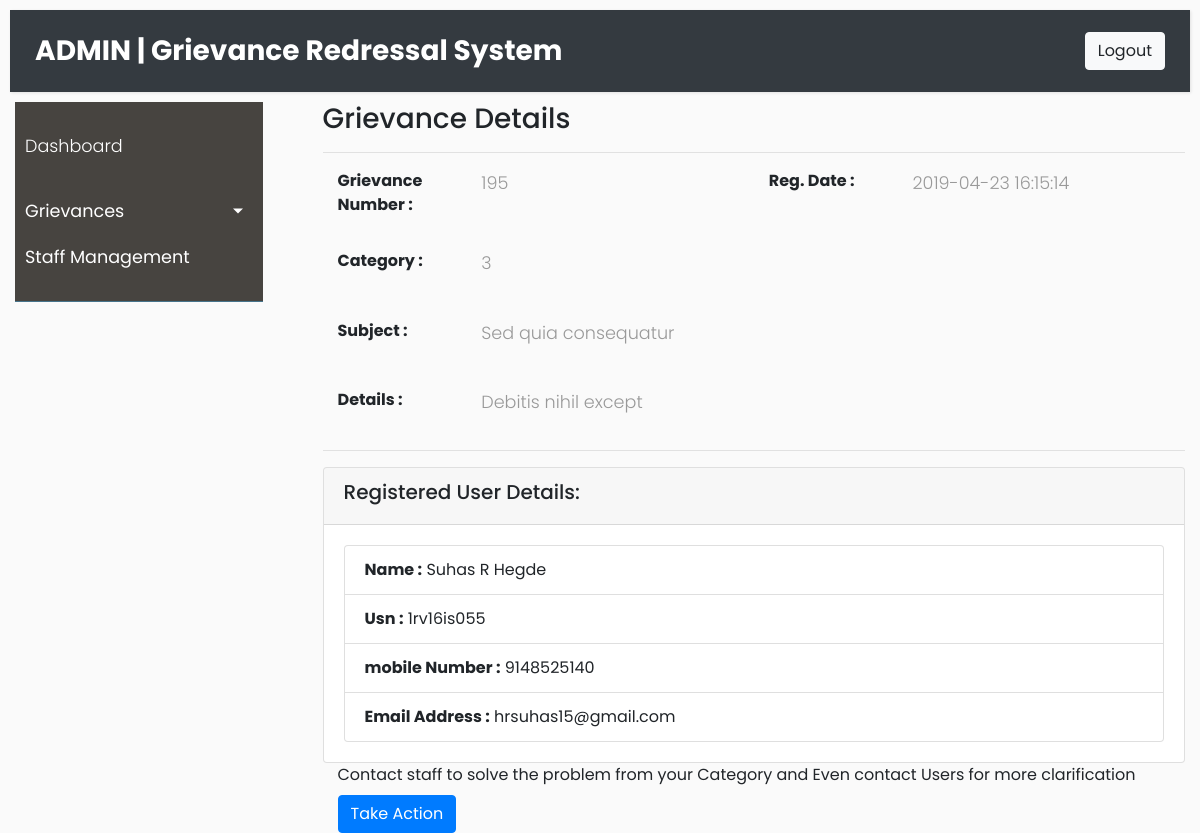
The app's page /grs/categoryAdmin/openGrievanceDetails.php?id=195 (signed in) with its own data.
### tables this page shows
CREATE TABLE `GRIEVANCE` (
  `grievanceId` int(10) NOT NULL,
  `usn` varchar(10) NOT NULL,
  `adminId` int(10) NOT NULL,
  `subject` mediumtext NOT NULL,
  `details` longtext NOT NULL,
  `status` varchar(15) NOT NULL DEFAULT 'Open',
  `regDate` timestamp NOT NULL DEFAULT CURRENT_TIMESTAMP
);

CREATE TABLE `USER` (
  `usn` varchar(10) NOT NULL,
  `name` varchar(200) NOT NULL,
  `mobile` bigint(10) NOT NULL,
  `email` varchar(200) NOT NULL,
  `password` varchar(250) NOT NULL
);

### grs/models/grievance.php (called while the page is built, shortened)
<?php
  class Grievance
  {
    public $conn;
    public $grievanceId;
    public $status;
    public function __construct($db)
    {
      $this->conn = $db;
    }
             public function getGrievanceUserAdmin()
             {
               $query = "SELECT * FROM USER,GRIEVANCE
                         WHERE status=? and GRIEVANCE.grievanceId=? and GRIEVANCE.usn = USER.usn";
               $stmt = $this->conn->prepare($query);
               $stmt->bindParam(1, $this->status);
               $stmt->bindParam(2, $this->grievanceId);
               $stmt->execute();
               return $stmt;
              }
  }
  ?>

### grs/categoryAdmin/openGrievanceDetails.php (the view, shortened to what this page needs)
<?php
include_once '../models/grievance.php';
$database = new Database();
$db = $database->connect();
$gre = new Grievance($db);
$gre->grievanceId=$_GET['id'];
$gre->status="open";
$stmt=$gre->getGrievanceUserAdmin();
$row = $stmt->fetch(PDO::FETCH_ASSOC);
?>
<!doctype html>
<html lang="en">
<head>
    <link rel="stylesheet" href="https://stackpath.bootstrapcdn.com/bootstrap/4.3.1/css/bootstrap.min.css">
    <link rel="stylesheet" href="include/side.css">
</head>
<body>
      <div class=""><nav class="navbar navbar-expand-sm bg-dark navbar-dark " style="margin:10px;" inc="include/header.html"></nav></div>
      <div class="row">
          <div class="col-sm-3">
              <div class="container-fluid" inc="include/sidebar.html"></div>
          </div>
          <div class="col-sm-9">
               <div class="container">
                <div class="row">
                  <div class="container">
                      <section class="wrapper site-min-height">
                        <h3><i class="fa fa-angle-right"></i> Grievance Details</h3>
                        <hr />
                        <div class="container">
                        <div class="row mt">
                        <label class="col-sm-2 col-sm-2 control-label"><b>Grievance Number : </b></label>
                      		<div class="col-sm-4">
                      		<p><?php echo $row[grievanceId];?></p>
                      		</div>
                       <label class="col-sm-2 col-sm-2 control-label"><b>Reg. Date :</b></label>
                          <div class="col-sm-4">
                          <p><?php echo $row[regDate];?></p>
                          </div>
                      	</div>
                        </div>
                        <br>
                          <div class="container">
                        <div class="row mt">
                                    <label class="col-sm-2 col-sm-2 control-label"><b>Category :</b></label>
                                      <div class="col-sm-2">
                                      <p><?php echo $row[adminId];?></p>
                                      </div>
                                     <label class="col-sm-8 col-sm-8 control-label"></label>
                        </div>
                      </div>
                      <br>
                      <div class="container">
                        <div class="row mt">
                                    <label class="col-sm-2 col-sm-2 control-label"><b>Subject :</b></label>
                                      <div class="col-sm-8">
                                      <p><?php echo $row[subject];?></p>
                                      </div>
                                      <label class="col-sm-2 col-sm-2 control-label"></label>
                        </div>
                      </div>
                      <br>
                      <div class="container">
                        <div class="row mt">
                                    <label class="col-sm-2 col-sm-2 control-label"><b>Details :</b></label>
                                      <div class="col-sm-10">
                                      <p><?php echo $row[details];?></p>
                                      </div>
                        </div>
                      </div>
                      <hr>
                      <div class="row">
                        <div class="col-sm-12">
                          <div class="card">
                         <div class="card-header">
                          <h5> Registered User Details: </h5>
                         </div>
                         <div class="card-body">
                           <ul class="list-group">
                              <li class="list-group-item"><strong> Name :</strong> <?php echo $row[name]; ?></li>
                              <li class="list-group-item"><strong> Usn  :</strong> <?php echo $row[usn]; ?> </li>
                              <li class="list-group-item"><strong> mobile Number :</strong> <?php echo $row[mobile]; ?></li>
                              <li class="list-group-item"><strong> Email Address :</strong> <?php echo $row[email]; ?></li>
                            </ul>
                         </div>
                        </div>
                      </div>
                    </div>
                    <div class="container">
                      <div class="row mt">
                         <label class="col-sm-12 col-sm-12 control-label">Contact staff to solve the problem from your Category and Even contact Users for more clarification</label>
                      </div>
                    </div>
                    <div class="container">
                      <form method="post" action="../api/categoryAdmin/updateOpenToRemark.php">
                        <button type="submit" name="submit" id="submit" onclick="return alert('Plese take Action Soon..')"class="btn btn-primary">Take Action</button>
                      </form>
                    </div>
                    </section>
                </div>
              </div>
          </div>
      </div>
  </body>
</html>

### grs/categoryAdmin/include/side.css (style rules this page uses)
body { font-family: 'Poppins', sans-serif; background: #fafafa; }
p { font-family: 'Poppins', sans-serif; font-size: 1.1em; font-weight: 300; line-height: 1.7em; color: #999; }
.navbar { padding: 15px 10px; background: #fff; border: none; border-radius: 0; margin-bottom: 40px; box-shadow: 1px 1px 3px rgba(0, 0, 0, 0.1); }

### records on screen
grievance: grievanceId "195", regDate "2019-04-23 16:15:14", adminId "3", subject "Sed quia consequatur", details "Debitis nihil except", user.name "Suhas R Hegde", usn "1rv16is055", user.mobile "9148525140", user.email "hrsuhas15@gmail.com"
